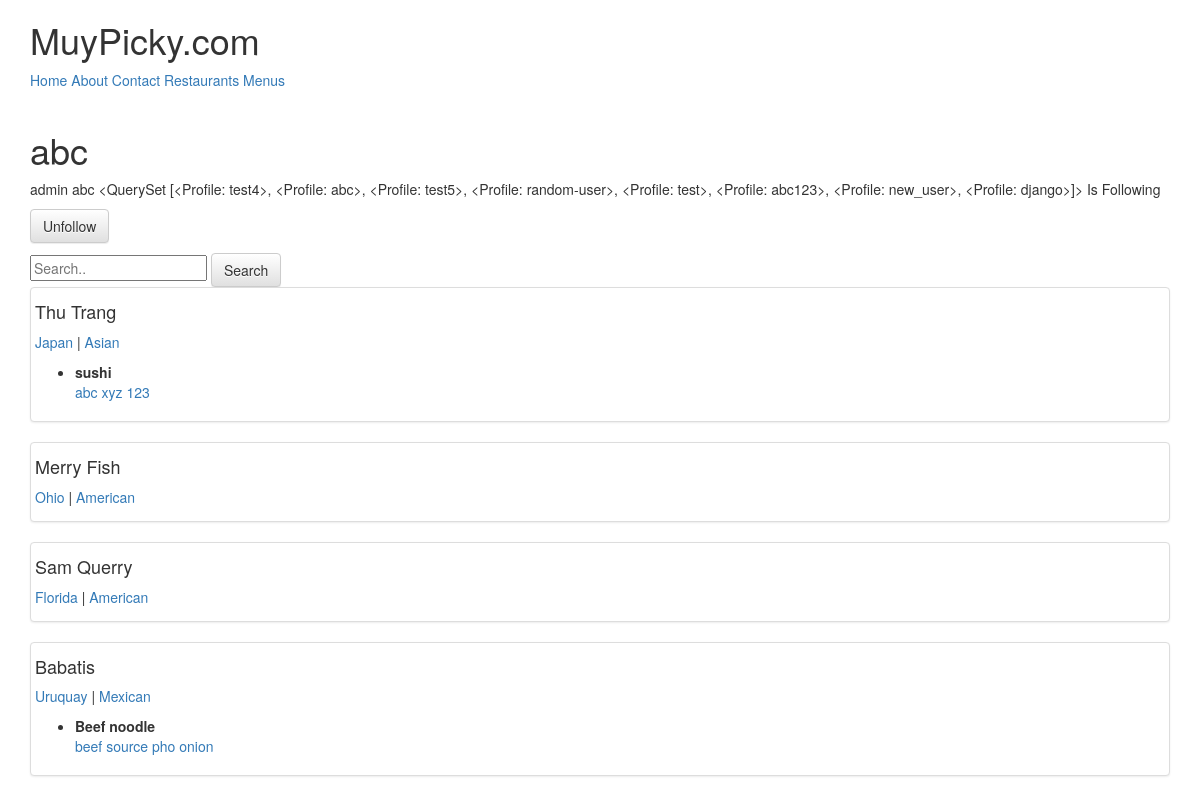
The page /profiles/abc/ (signed in) on the database its author committed.
### profiles/models.py (models this page shows, shortened)
class Profile(models.Model):
	user		= models.OneToOneField(User)	# user.profile
	followers	= models.ManyToManyField(User, related_name='is_following', blank=True)	# user.is_following.all()
	activation_key = models.CharField(max_length=120, blank=True, null=True)
	activated	= models.BooleanField(default=False)
	timestamp	= models.DateTimeField(auto_now_add=True)
	updated		= models.DateTimeField(auto_now=True)
	objects = ProfileManager()
	def __str__(self):
		return self.user.username

### restaurants/models.py (models this page shows, shortened)
class RestaurantLocation(models.Model):
	owner		= models.ForeignKey(User) # Django Models Unleached JOINCFE.com
	name		= models.CharField(max_length=120)
	location	= models.CharField(max_length=120, null=True, blank=True)
	category	= models.CharField(max_length=120, null=True, blank=True, validators=[validate_category])
	timestamp	= models.DateTimeField(auto_now_add=True)
	updated		= models.DateTimeField(auto_now=True)
	slug		= models.SlugField(null=True, blank=True)
	objects = RestaurantLocationManager()		# add Model.objects.all()
	class Meta:
		ordering = ['-updated', '-timestamp']
	@property
	def title(self):
		return self.name

### menus/models.py (models this page shows, shortened)
class Item(models.Model):
	user		= models.ForeignKey(settings.AUTH_USER_MODEL)
	restaurant 	= models.ForeignKey(RestaurantLocation)
	name		= models.CharField(max_length=120)
	contents	= models.TextField(help_text='Seperate each item by comma')
	excludes	= models.TextField(blank=True, null=True, help_text='Seperate each item by comma')
	public		= models.BooleanField(default=True)
	timestamp	= models.DateTimeField(auto_now_add=True)
	updated		= models.DateTimeField(auto_now=True)
	class Meta:
		ordering = ['-updated', '-timestamp']
	def get_contents(self):
		return self.contents.split(',')

### profiles/views.py (the view)
# urls.py: url(r'^(?P<username>[\w-]+)/$', ProfileDetailView.as_view(), name='detail'),
class ProfileDetailView(DetailView):
	template_name = 'profiles/user.html'
	model = User
	def get_object(self):
		username = self.kwargs.get('username')
		if username is None:
			raise Http404('User name is None')
		return get_object_or_404(User, username__iexact=username, is_active=True)
	def get_context_data(self, *args, **kwargs):
		context = super().get_context_data(*args, **kwargs)
		user = context['user']
		is_following = False
		if user.profile in self.request.user.is_following.all():
			is_following = True
		context['is_following'] = is_following
		query = self.request.GET.get('q')
		items_exists = Item.objects.filter(user=user).exists()
		qs = RestaurantLocation.objects.filter(owner=user).search(query)
		if items_exists and qs.exists():
			context['locations'] = qs
		return context

### restaurants/models.py (called while the page is built)
	def search(self, query):	#RestaurantLocation.objects.all().search(query) #RestaurantLocation.objects.filter(something).search()
		if query:
			query = query.strip()
			return self.filter(
				Q(name__icontains=query) |
				Q(location__icontains=query) |
				Q(category__icontains=query) |
				Q(item__name__icontains=query) |
				Q(item__contents__icontains=query)
				).distinct()
		else:
			return self

	def get_queryset(self):
		return RestaurantLocationQuerySet(self.model, using=self._db)

### profiles/templates/profiles/user.html (shortened to what this page needs)
{% extends 'base.html' %}
{% block content %}
<h1>{{ user.username }}</h1>
{{request.user}}
{{user}}
{{request.user.is_following.all}}
{% if user.profile in request.user.is_following.all %}
	Is Following
{% endif %}
<p>{% include 'profiles/snippets/follow_form.html' with username=user.username is_following=is_following %}</p>
<form class="form" method="GET" action=".">
	<input type="text" placeholder="Search.." name="q" >
	<button class="btn btn-default" type="submit">Search</button>
</form>
{% if locations %}
{% for rest in  locations %}
	<div class="row">
	<div class="col-sm-12">
		<div class="thumbnail">
		<h4>{{ rest.title }}</h4>
		<p><a href="{{ request.path }}?q={{rest.location}}"> {{rest.location}}</a> |
		<a href="{{ request.path }}?q={{rest.category}}"> {{rest.category}}</a></p>
			<ul>
				{% for item in rest.item_set.all %}
					<li style="margin-bottom: 15px;"><b>{{ item.name }}</b><br>
					{% for ing in item.get_contents %}
						<a href="{{ request.path }}?q={{ing}}"> {{ ing }}</a>
					{% endfor %}
					</li>
				{% endfor %}
			</ul>
		</div>
	</div>
	</div>
{% endfor %}
{% else %}
<p class="lead">No Items Found</p>
{% endif %}
{% endblock %}

### rows shown on the page
RestaurantLocation: title "Thu Trang", location "Japan", category "Asian"
Item: name "sushi", get_contents "abc" "xyz" "123"
RestaurantLocation: title "Merry Fish", location "Ohio", category "American"
RestaurantLocation: title "Sam Querry", location "Florida", category "American"
RestaurantLocation: title "Babatis", location "Uruquay", category "Mexican"
Item: name "Beef noodle", get_contents "beef" "source" "pho" "onion"

### other values the page prints
{{ user.username }} "abc"
{{ request.user }} "admin"
{{ user }} "abc"
{{ request.user.is_following.all }} "<QuerySet [<Profile: test4>, <Profile: abc>, <Profile: test5>, <Profile: random-user>, <Profile: test>, <Profile: abc123>, <Profile: new_user>, <Profile: django>]>"
